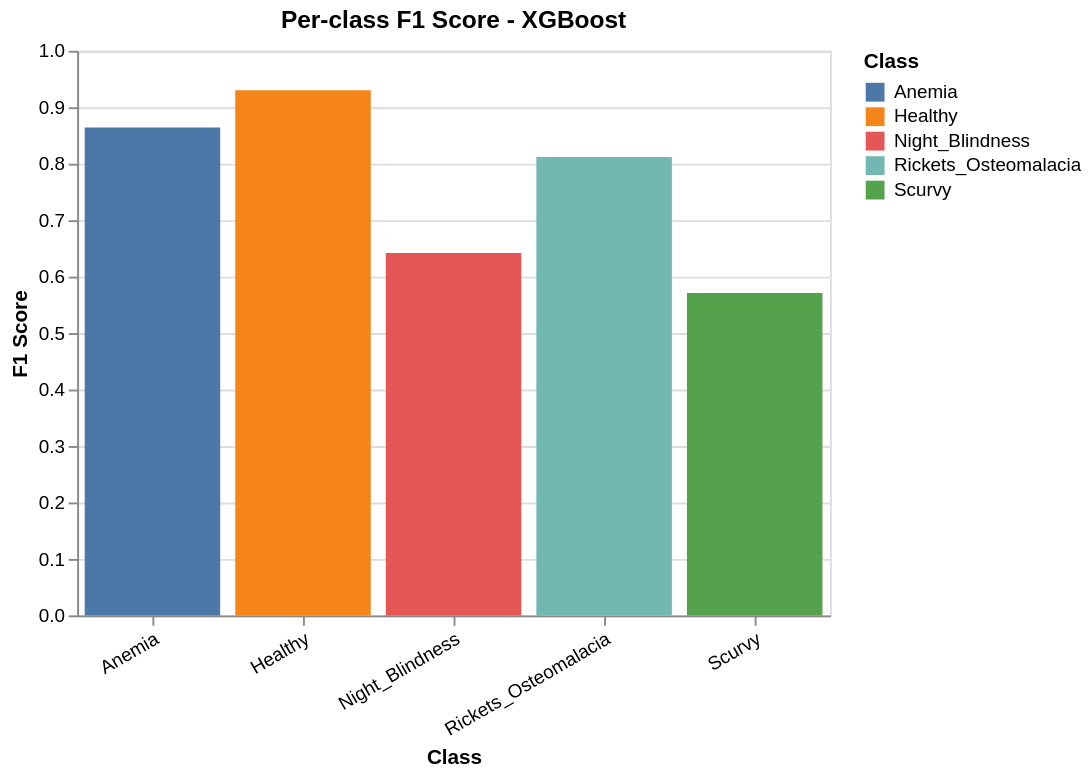

The cell this chart's notebook holds for it:
### Code cell
# Per-class F1

f1_scores = f1_score(y_val, y_val_pred, average=None, labels=classes)
data = pd.DataFrame({'Class': classes, 'F1 Score': f1_scores.round(3)})
chart = alt.Chart(data).mark_bar().encode(
    x=alt.X('Class:N', axis=alt.Axis(labelAngle=-30)),
    y=alt.Y('F1 Score:Q', scale=alt.Scale(domain=[0, 1])),
    color=alt.Color('Class:N', scale=alt.Scale(scheme='tableau10')),
    tooltip=['Class', alt.Tooltip('F1 Score:Q', format='.3f')]
).properties(width=400, height=300, title='Per-class F1 Score - XGBoost')
chart

### Figure 1 — Vega-Lite specification as saved in the notebook (floating-point values rounded to 4 significant figures)
{"config": {"view": {"continuousWidth": 300, "continuousHeight": 300}}, "data": {"name": "data-f09ec825ab66697f411ac5442148dc88"}, "mark": {"type": "bar"}, "encoding": {"color": {"field": "Class", "scale": {"scheme": "tableau10"}, "type": "nominal"}, "tooltip": [{"field": "Class", "type": "nominal"}, {"field": "F1 Score", "format": ".3f", "type": "quantitative"}], "x": {"axis": {"labelAngle": -30}, "field": "Class", "type": "nominal"}, "y": {"field": "F1 Score", "scale": {"domain": [0, 1]}, "type": "quantitative"}}, "height": 300, "title": "Per-class F1 Score - XGBoost", "width": 400, "$schema": "https://vega.github.io/schema/vega-lite/v5.20.1.json", "datasets": {"data-f09ec825ab66697f411ac5442148dc88": [{"Class": "Anemia", "F1 Score": 0.864}, {"Class": "Healthy", "F1 Score": 0.93}, {"Class": "Night_Blindness", "F1 Score": 0.642}, {"Class": "Rickets_Osteomalacia", "F1 Score": 0.812}, {"Class": "Scurvy", "F1 Score": 0.571}]}}
